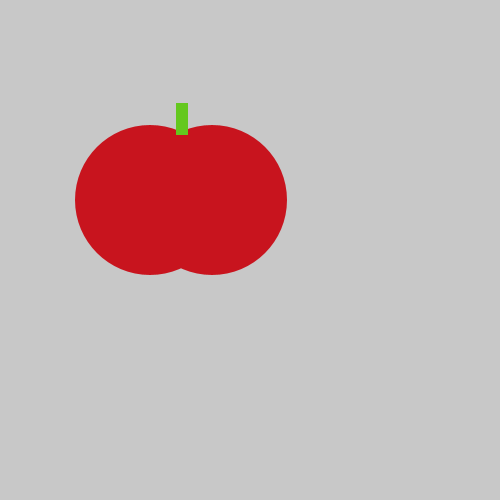
Frame 1 (no input)
Frame 60 (the mouse pressed at the canvas centre just before this capture): identical to frame 1, image omitted
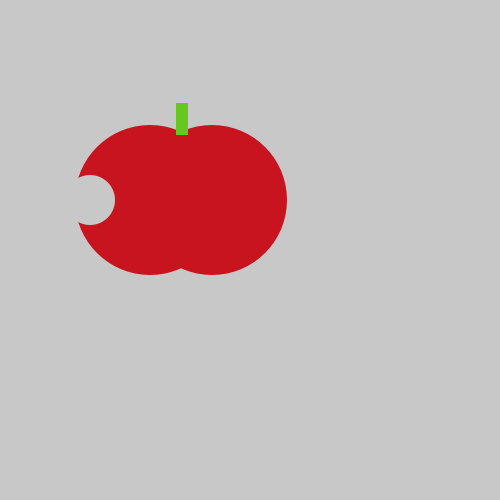
Frame 120 (the mouse held since frame 60 and released just before this capture)

The Processing sketch that drew these frames (run headless with seeded random() and noise(); from frame 60 on, the mouse is pressed at the canvas centre):

// Processing sketch: tasty_tomato
// ── tasty_tomato.pde
void setup() {
    size(500, 500);
}

void draw() {
    background(200, 200, 200);
    noStroke();
    fill (200, 20, 30);
    ellipse(150, 200, 150, 150);
    ellipse(212, 200, 150, 150);
    fill (100, 200, 30);
    rect(176, 103, 12, 32);
if(mousePressed){
fill (200, 200, 200);
  ellipse (90, 200, 50, 50);

}
}
